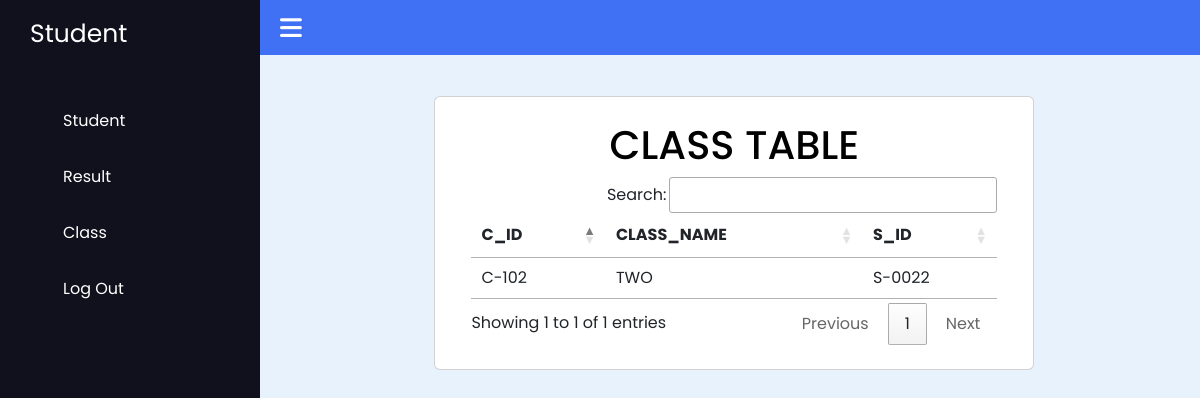
Screenshot of /studentdashboard/view_class.php (signed in) with the database file from the repository.
### tables this page shows
CREATE TABLE `class` (
  `C_ID` varchar(6) NOT NULL,
  `CLASS_NAME` varchar(10) NOT NULL,
  `T_ID` varchar(6) DEFAULT NULL,
  `S_ID` varchar(6) DEFAULT NULL
);

### studentdashboard/view_class.php (the view, shortened to what this page needs)
<!DOCTYPE html>
<?php
include_once "../includes/db.inc.php";
include('header.php');
?>
<html lang="en">
<head>
    <link rel="stylesheet" href="http://cdn.datatables.net/1.10.13/css/jquery.dataTables.min.css">
    <link rel="stylesheet" href="https://cdn.datatables.net/1.11.3/css/jquery.dataTables.min.css">
    <link rel="stylesheet" href="https://cdnjs.cloudflare.com/ajax/libs/font-awesome/6.2.1/css/all.min.css" />
    <link rel="stylesheet" href="view_style.css">
</head>
<body>
    <nav class="sidebar">
        <a href="#" class="logo">Student</a>
        <div class="menu-content">
            <ul class="menu-items">
                <li class="item">
                    <a href="view_student.php">Student</a>
                </li>
                <li class="item">
                    <a href="view_result.php">Result</a>
                </li>
                <li class="item">
                    <a href="view_class.php">Class</a>
                </li>
                <li class="item">
                    <a href="../secure_login_system/logout.php">Log Out</a>
                </li>
            </ul>
        </div>
    </nav>
    <nav class="navbar" style="z-index: 10;">
        <i class="fa-solid fa-bars" id="sidebar-close"></i>
    </nav>
    <main class="main">
            <?php
            function dataTable($sql1, $sql2, $conn, $tableName)
            {
                $fieldResult = mysqli_query($conn, $sql1);
                echo "<tr class='table-fields'> ";
                while ($row1 = mysqli_fetch_array($fieldResult)) {
                    $field = $row1['Field'];
                    echo "<th>$field</th> ";
                }
                echo " </tr>";
                echo " </thead>";
                echo " <tbody>";
                $loadTableResult = mysqli_query($conn, $sql2);
                $row2 = mysqli_fetch_all($loadTableResult);
                for ($i = 0; $i < count($row2); $i++) {
                    echo "<tr> ";
                    foreach ($row2[$i] as $loopData) {
                        echo "<td>$loopData</td> ";
                    }
                    echo " </tr>";
                }
            }
            ?>
            <div class="mt-5 py-5" style="width: 50vw;">
                <div class="card p-4">
                    <h1 class="col-md-12 text-center" style="color: black">CLASS TABLE</h1>
                    <div class="container col-div-12">
                        <table id="dataTables" class="data-table">
                            <thead>
                                <?php
                                $tableName = 'class';
                                $student_id = $_SESSION['user_id'];
                                $sql1 = "SHOW COLUMNS FROM $tableName WHERE Field != 'T_ID' ";
                                $sql2 = "SELECT C_ID,CLASS_NAME,S_ID FROM $tableName WHERE S_ID = '$student_id'";
                                dataTable($sql1, $sql2, $conn, $tableName);
                                ?>
                                </tbody>
                        </table>
                    </div>
                </div>
            </div>
    </main>
</body>
</html>

### studentdashboard/view_style.css (style rules this page uses)
body { margin: 0; padding: 0; box-sizing: border-box; font-family: 'Poppins', sans-serif; }
.sidebar { position: fixed; height: 100%; width: 260px; background: #11101d; padding: 15px; }
.logo { font-size: 25px; padding: 0 15px; }
.sidebar a { color: #fff; text-decoration: none; }
.menu-content { position: relative; height: 100%; width: 100%; margin-top: 40px; overflow-y: scroll; }
.menu-items { height: 100%; width: 100%; list-style: none; transition: all 0.4s ease; }
.item a, .submenu-item { padding: 16px; display: inline-block; width: 100%; border-radius: 12px; }
.navbar, .main { left: 260px; width: calc(100% - 260px); transition: all 0.5s ease; }
.navbar { position: fixed; color: #fff; padding: 15px 20px; font-size: 25px; background: #4070f4; cursor: pointer; }
.navbar #sidebar-close { cursor: pointer; }
.main { position: relative; display: flex; justify-content: center; min-height: 100vh; background: #e7f2fd; }
.main h1 { color: #11101d; font-size: 40px; text-align: center; }
.data-table { width: 100% !important; }

### rows the page displays
class: C_ID "C-102", CLASS_NAME "TWO", S_ID "S-0022"

### other values shown
$field "C_ID"
$field "CLASS_NAME"
$field "S_ID"
